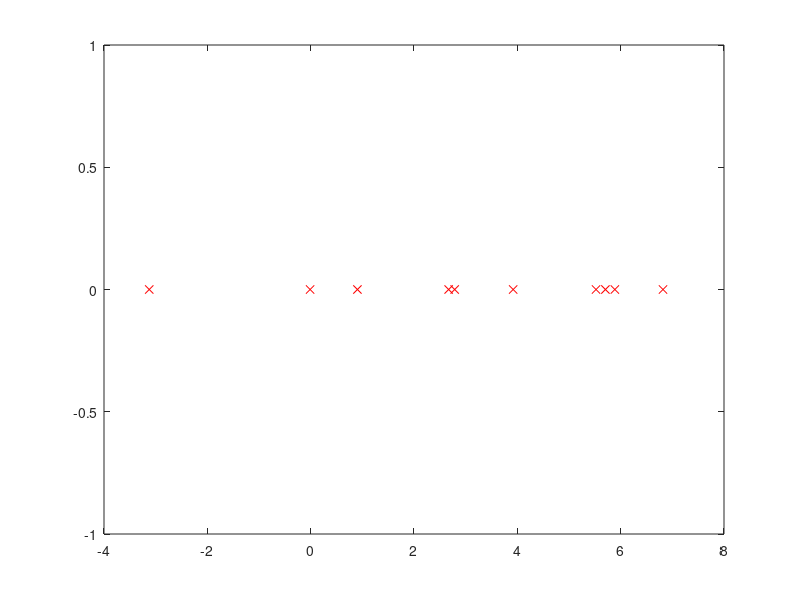

This chart was generated by the following MATLAB code: (Note: this script raises an error after producing the figure.)
rng('default')

s = rng;
X = normrnd(3,5,[1 10]);  % mu=3, sigma=5,normal distribution #1
X
plot(X(1,:),0,'x','Color','r');
pause;
[A,b,c,Aeq,beq]= lin(X,2);
lb = zeros(1,110);
ub = ones(1,110);
rtn = linprog(c,A,b,Aeq,beq,lb,ub);
rtn
zpq = rtn(1:100,:);
zpq
zz = reshape(zpq,[10,10]);
zz = zz';
yp = rtn(101:110,:);
ctr = find(yp);
ctr
% two centers
X = X';
c1 = X(ctr(1),:);
c2 = X(ctr(2),:);
cc = [c1;c2];
plot(cc(:,1),0,'*','Color','r'); 
pause;
hold on
%Highlight the two centers 
gp1 = zz(ctr(1),:);
g1 = find(gp1);
gg1 = X(g1,:)
plot(gg1(:,1),0,'o','Color','b');
pause;
hold on
gp2 = zz(ctr(2),:);
g2 = find(gp2);
gg2 = X(g2,:)
plot(gg2(:,1),0,'o','Color','g');
gp = [gp1;gp2];   
% 
% % rng(s);
% % r2 = normrnd(-3,5,[1 6]); %mu = -3, sigma = 5, normal distribution #2
% % r2
% % 
